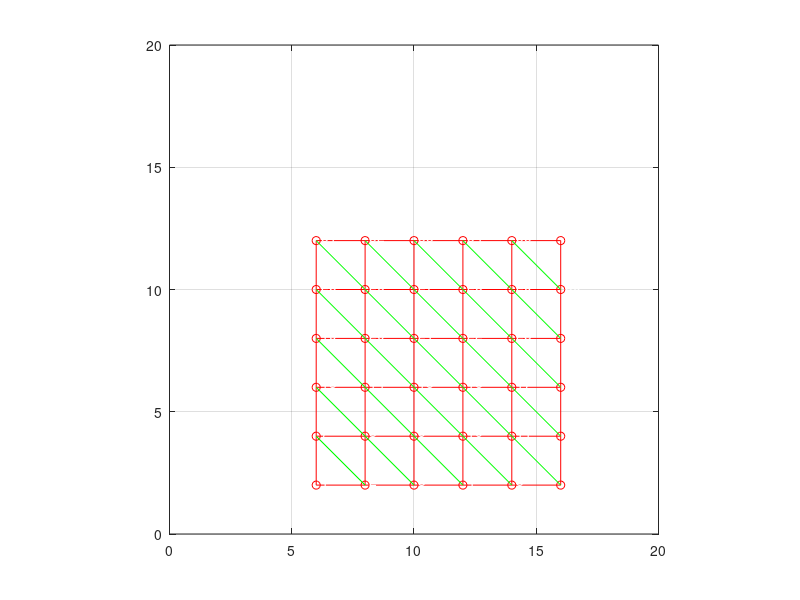

This chart was generated by the following MATLAB code:
xN = 5;
yN = 5;

x = linspace(6, 16, xN+1);
y = linspace(2, 12, yN+1);

[X, Y] = meshgrid(x, y);

plot(X, Y, 'o', 'Color', 'r')   
hold on

for i = 1:size(X,1)
    plot(X(i,:), Y(i,:), 'r-')   % horizontal lines
end

for j = 1:size(X,2)
    plot(X(:,j), Y(:,j), 'r-')   % vertical lines
end


% Diagonal lines (left to right in each cell)
for i = 1:yN
    for j = 1:xN
        %plot([X(i,j) X(i+1,j+1)], [Y(i,j) Y(i+1,j+1)], 'b-')
        plot([X(i+1,j) X(i,j+1)], [Y(i+1,j) Y(i,j+1)], 'g-')
    end
end

% Node numbering
node = 1;
for i = 1:size(X,1)
    for j = 1:size(X,2)
        text(X(i,j)+0.2, Y(i,j)+0.2, num2str(node), ...
            'FontSize', 10, 'Color', 'w');
        node = node + 1;
    end
end

axis([0 20 0 20])
axis equal
grid on
